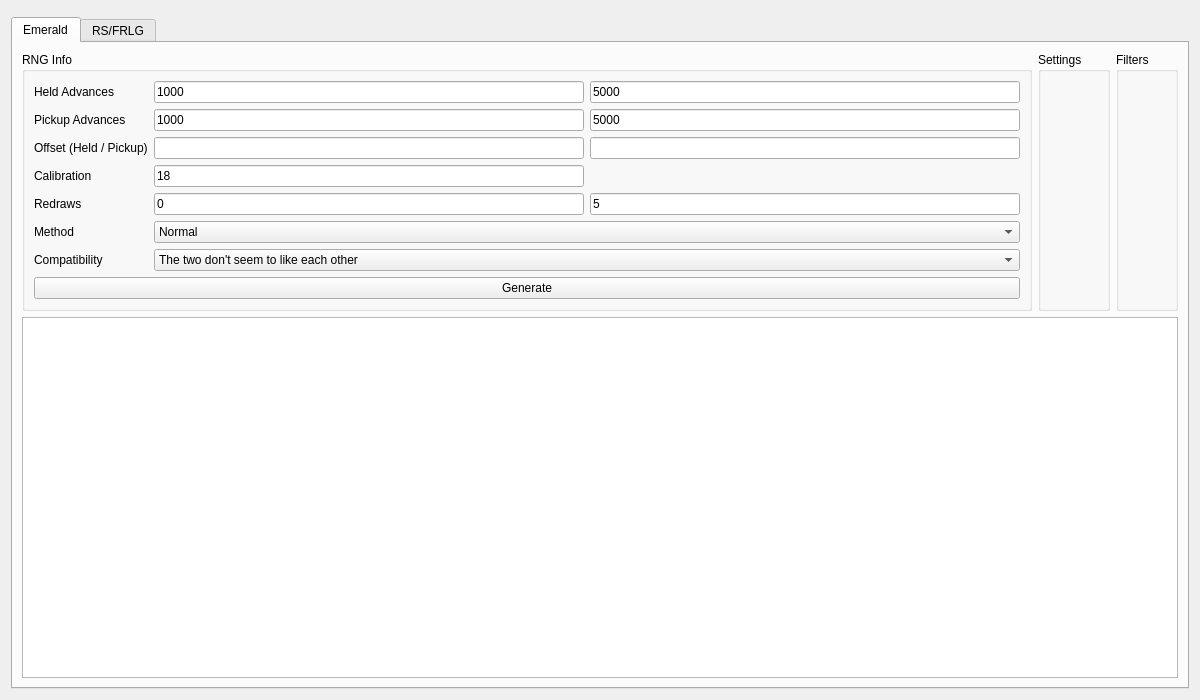
<?xml version="1.0" encoding="UTF-8"?>
<ui version="4.0">
 <class>Eggs3</class>
 <widget class="QWidget" name="Eggs3">
  <property name="geometry">
   <rect>
    <x>0</x>
    <y>0</y>
    <width>1200</width>
    <height>700</height>
   </rect>
  </property>
  <property name="windowTitle">
   <string>Gen 3 Eggs</string>
  </property>
  <layout class="QVBoxLayout" name="verticalLayout">
   <item>
    <widget class="ProfileDisplay3" name="profileDisplay" native="true"/>
   </item>
   <item>
    <widget class="QTabWidget" name="tabEggSelection">
     <widget class="QWidget" name="tabEmerald">
      <attribute name="title">
       <string>Emerald</string>
      </attribute>
      <layout class="QGridLayout" name="gridLayout_1">
       <item row="0" column="0">
        <widget class="QGroupBox" name="groupBoxEmeraldRNGInfo">
         <property name="title">
          <string>RNG Info</string>
         </property>
         <layout class="QGridLayout" name="gridLayout_2">
          <item row="0" column="0">
           <widget class="QLabel" name="labelEmeraldAdvanceHeld">
            <property name="text">
             <string>Held Advances</string>
            </property>
           </widget>
          </item>
          <item row="0" column="1">
           <widget class="TextBox" name="textBoxEmeraldInitialAdvancesHeld">
            <property name="text">
             <string notr="true">1000</string>
            </property>
           </widget>
          </item>
          <item row="0" column="2">
           <widget class="TextBox" name="textBoxEmeraldMaxAdvancesHeld">
            <property name="text">
             <string notr="true">5000</string>
            </property>
           </widget>
          </item>
          <item row="1" column="0">
           <widget class="QLabel" name="labelEmeraldPickupAdvance">
            <property name="text">
             <string>Pickup Advances</string>
            </property>
           </widget>
          </item>
          <item row="1" column="1">
           <widget class="TextBox" name="textBoxEmeraldInitialAdvancesPickup">
            <property name="text">
             <string notr="true">1000</string>
            </property>
           </widget>
          </item>
          <item row="1" column="2">
           <widget class="TextBox" name="textBoxEmeraldMaxAdvancesPickup">
            <property name="text">
             <string notr="true">5000</string>
            </property>
           </widget>
          </item>
          <item row="2" column="0">
           <widget class="QLabel" name="labelEmeraldOffset">
            <property name="text">
             <string>Offset (Held / Pickup)</string>
            </property>
           </widget>
          </item>
          <item row="2" column="1">
           <widget class="TextBox" name="textBoxEmeraldOffsetHeld"/>
          </item>
          <item row="2" column="2">
           <widget class="TextBox" name="textBoxEmeraldOffsetPickup"/>
          </item>
          <item row="3" column="0">
           <widget class="QLabel" name="labelEmeraldCalibration">
            <property name="text">
             <string>Calibration</string>
            </property>
           </widget>
          </item>
          <item row="3" column="1">
           <widget class="TextBox" name="textBoxEmeraldCalibration">
            <property name="text">
             <string notr="true">18</string>
            </property>
           </widget>
          </item>
          <item row="4" column="0">
           <widget class="QLabel" name="labelEmeraldRedraws">
            <property name="text">
             <string>Redraws</string>
            </property>
           </widget>
          </item>
          <item row="4" column="1">
           <widget class="TextBox" name="textBoxEmeraldMinRedraws">
            <property name="text">
             <string notr="true">0</string>
            </property>
           </widget>
          </item>
          <item row="4" column="2">
           <widget class="TextBox" name="textBoxEmeraldMaxRedraws">
            <property name="text">
             <string notr="true">5</string>
            </property>
           </widget>
          </item>
          <item row="5" column="0">
           <widget class="QLabel" name="labelEmeraldMethod">
            <property name="text">
             <string>Method</string>
            </property>
           </widget>
          </item>
          <item row="5" column="1" colspan="2">
           <widget class="ComboBox" name="comboBoxEmeraldMethod">
            <item>
             <property name="text">
              <string>Normal</string>
             </property>
            </item>
            <item>
             <property name="text">
              <string>Split</string>
             </property>
            </item>
            <item>
             <property name="text">
              <string>Alternate</string>
             </property>
            </item>
           </widget>
          </item>
          <item row="6" column="0">
           <widget class="QLabel" name="labelEmeraldCompatibility">
            <property name="text">
             <string>Compatibility</string>
            </property>
           </widget>
          </item>
          <item row="6" column="1" colspan="2">
           <widget class="ComboBox" name="comboBoxEmeraldCompatibility">
            <item>
             <property name="text">
              <string>The two don't seem to like each other</string>
             </property>
            </item>
            <item>
             <property name="text">
              <string>The two seem to get along</string>
             </property>
            </item>
            <item>
             <property name="text">
              <string>The two seem to get along very well</string>
             </property>
            </item>
           </widget>
          </item>
          <item row="7" column="0" colspan="3">
           <widget class="QPushButton" name="pushButtonEmeraldGenerate">
            <property name="text">
             <string>Generate</string>
            </property>
           </widget>
          </item>
         </layout>
        </widget>
       </item>
       <item row="0" column="1">
        <widget class="QGroupBox" name="groupBoxEmeraldSettings">
         <property name="title">
          <string>Settings</string>
         </property>
         <layout class="QVBoxLayout" name="verticalLayout_1">
          <item>
           <widget class="EggSettings" name="eggSettingsEmerald" native="true"/>
          </item>
         </layout>
        </widget>
       </item>
       <item row="0" column="2">
        <widget class="QGroupBox" name="groupBoxEmeraldFilters">
         <property name="title">
          <string>Filters</string>
         </property>
         <layout class="QVBoxLayout" name="verticalLayout_2">
          <item>
           <widget class="Filter" name="filterEmerald" native="true"/>
          </item>
         </layout>
        </widget>
       </item>
       <item row="1" column="0" colspan="3">
        <widget class="TableView" name="tableViewEmerald"/>
       </item>
      </layout>
     </widget>
     <widget class="QWidget" name="tabRSFRLG">
      <attribute name="title">
       <string>RS/FRLG</string>
      </attribute>
      <layout class="QGridLayout" name="gridLayout_5">
       <item row="0" column="0">
        <widget class="QGroupBox" name="groupBoxRSFRLGRNGInfo">
         <property name="title">
          <string>RNG Info</string>
         </property>
         <layout class="QGridLayout" name="gridLayout_6">
          <item row="0" column="0">
           <widget class="QLabel" name="labelRSFRLGSeed">
            <property name="text">
             <string>Seed (Held / Pickup)</string>
            </property>
           </widget>
          </item>
          <item row="0" column="1">
           <widget class="TextBox" name="textBoxRSFRLGSeedHeld">
            <property name="text">
             <string notr="true"/>
            </property>
           </widget>
          </item>
          <item row="0" column="2">
           <widget class="TextBox" name="textBoxRSFRLGSeedPickup">
            <property name="text">
             <string notr="true"/>
            </property>
           </widget>
          </item>
          <item row="1" column="0">
           <widget class="QLabel" name="labelRSFRLGAdvanceHeld">
            <property name="text">
             <string>Held Advances</string>
            </property>
           </widget>
          </item>
          <item row="1" column="1">
           <widget class="TextBox" name="textBoxRSFRLGInitialAdvancesHeld">
            <property name="text">
             <string notr="true">1000</string>
            </property>
           </widget>
          </item>
          <item row="1" column="2">
           <widget class="TextBox" name="textBoxRSFRLGMaxAdvancesHeld">
            <property name="text">
             <string notr="true">5000</string>
            </property>
           </widget>
          </item>
          <item row="2" column="0">
           <widget class="QLabel" name="labelRSFRLGPickupAdvance">
            <property name="text">
             <string>Pickup Advances</string>
            </property>
           </widget>
          </item>
          <item row="2" column="1">
           <widget class="TextBox" name="textBoxRSFRLGInitialAdvancesPickup">
            <property name="text">
             <string notr="true">1000</string>
            </property>
           </widget>
          </item>
          <item row="2" column="2">
           <widget class="TextBox" name="textBoxRSFRLGMaxAdvancesPickup">
            <property name="text">
             <string notr="true">5000</string>
            </property>
           </widget>
          </item>
          <item row="3" column="0">
           <widget class="QLabel" name="labelRSFRLGOffset">
            <property name="text">
             <string>Offset (Held / Pickup)</string>
            </property>
           </widget>
          </item>
          <item row="3" column="1">
           <widget class="TextBox" name="textBoxRSFRLGOffsetHeld"/>
          </item>
          <item row="3" column="2">
           <widget class="TextBox" name="textBoxRSFRLGOffsetPickup"/>
          </item>
          <item row="4" column="0">
           <widget class="QLabel" name="labelRSFRLGMethod">
            <property name="text">
             <string>Method</string>
            </property>
           </widget>
          </item>
          <item row="4" column="1" colspan="2">
           <widget class="ComboBox" name="comboBoxRSFRLGMethod">
            <item>
             <property name="text">
              <string>Normal</string>
             </property>
            </item>
            <item>
             <property name="text">
              <string>Split</string>
             </property>
            </item>
            <item>
             <property name="text">
              <string>Alternate</string>
             </property>
            </item>
            <item>
             <property name="text">
              <string>Mixed</string>
             </property>
            </item>
           </widget>
          </item>
          <item row="5" column="0">
           <widget class="QLabel" name="labelRSFRLGCompatibility">
            <property name="text">
             <string>Compatibility</string>
            </property>
           </widget>
          </item>
          <item row="5" column="1" colspan="2">
           <widget class="ComboBox" name="comboBoxRSFRLGCompatibility">
            <item>
             <property name="text">
              <string>The two don't seem to like each other</string>
             </property>
            </item>
            <item>
             <property name="text">
              <string>The two seem to get along</string>
             </property>
            </item>
            <item>
             <property name="text">
              <string>The two seem to get along very well</string>
             </property>
            </item>
           </widget>
          </item>
          <item row="6" column="0" colspan="3">
           <widget class="QPushButton" name="pushButtonRSFRLGGenerate">
            <property name="text">
             <string>Generate</string>
            </property>
           </widget>
          </item>
         </layout>
        </widget>
       </item>
       <item row="0" column="1">
        <widget class="QGroupBox" name="groupBoxRSFRLGSettings">
         <property name="title">
          <string>Settings</string>
         </property>
         <layout class="QVBoxLayout" name="verticalLayout_3">
          <item>
           <widget class="EggSettings" name="eggSettingsRSFRLG" native="true"/>
          </item>
         </layout>
        </widget>
       </item>
       <item row="0" column="2">
        <widget class="QGroupBox" name="groupBoxRSFRLGFilters">
         <property name="title">
          <string>Filters</string>
         </property>
         <layout class="QVBoxLayout" name="verticalLayout_4">
          <item>
           <widget class="Filter" name="filterRSFRLG" native="true"/>
          </item>
         </layout>
        </widget>
       </item>
       <item row="1" column="0" colspan="3">
        <widget class="TableView" name="tableViewRSFRLG"/>
       </item>
      </layout>
     </widget>
    </widget>
   </item>
  </layout>
 </widget>
 <customwidgets>
  <customwidget>
   <class>TextBox</class>
   <extends>QLineEdit</extends>
   <header>Form/Controls/TextBox.hpp</header>
  </customwidget>
  <customwidget>
   <class>TableView</class>
   <extends>QTableView</extends>
   <header>Form/Controls/TableView.hpp</header>
  </customwidget>
  <customwidget>
   <class>ComboBox</class>
   <extends>QComboBox</extends>
   <header>Form/Controls/ComboBox.hpp</header>
  </customwidget>
  <customwidget>
   <class>Filter</class>
   <extends>QWidget</extends>
   <header>Form/Controls/Filter.hpp</header>
   <container>1</container>
  </customwidget>
  <customwidget>
   <class>ProfileDisplay3</class>
   <extends>QWidget</extends>
   <header>Form/Gen3/Profile/ProfileDisplay3.hpp</header>
   <container>1</container>
  </customwidget>
  <customwidget>
   <class>EggSettings</class>
   <extends>QWidget</extends>
   <header>Form/Controls/EggSettings.hpp</header>
   <container>1</container>
  </customwidget>
 </customwidgets>
 <tabstops>
  <tabstop>tabEggSelection</tabstop>
  <tabstop>textBoxEmeraldInitialAdvancesHeld</tabstop>
  <tabstop>textBoxEmeraldMaxAdvancesHeld</tabstop>
  <tabstop>textBoxEmeraldInitialAdvancesPickup</tabstop>
  <tabstop>textBoxEmeraldMaxAdvancesPickup</tabstop>
  <tabstop>textBoxEmeraldOffsetHeld</tabstop>
  <tabstop>textBoxEmeraldOffsetPickup</tabstop>
  <tabstop>textBoxEmeraldCalibration</tabstop>
  <tabstop>textBoxEmeraldMinRedraws</tabstop>
  <tabstop>textBoxEmeraldMaxRedraws</tabstop>
  <tabstop>comboBoxEmeraldMethod</tabstop>
  <tabstop>comboBoxEmeraldCompatibility</tabstop>
  <tabstop>pushButtonEmeraldGenerate</tabstop>
  <tabstop>tableViewEmerald</tabstop>
  <tabstop>textBoxRSFRLGSeedHeld</tabstop>
  <tabstop>textBoxRSFRLGSeedPickup</tabstop>
  <tabstop>textBoxRSFRLGInitialAdvancesHeld</tabstop>
  <tabstop>textBoxRSFRLGMaxAdvancesHeld</tabstop>
  <tabstop>textBoxRSFRLGInitialAdvancesPickup</tabstop>
  <tabstop>textBoxRSFRLGMaxAdvancesPickup</tabstop>
  <tabstop>textBoxRSFRLGOffsetHeld</tabstop>
  <tabstop>textBoxRSFRLGOffsetPickup</tabstop>
  <tabstop>comboBoxRSFRLGMethod</tabstop>
  <tabstop>comboBoxRSFRLGCompatibility</tabstop>
  <tabstop>pushButtonRSFRLGGenerate</tabstop>
  <tabstop>tableViewRSFRLG</tabstop>
 </tabstops>
 <resources/>
 <connections/>
</ui>
